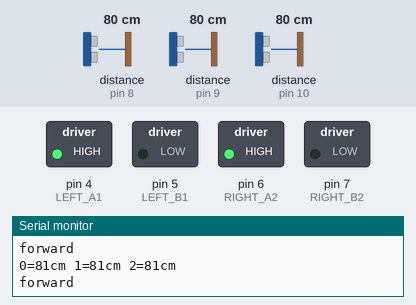
The sketch below on a simulated Arduino Uno, built with avr-gcc and run on an emulated ATmega328P. Shown: switched loads named in the sketch (green lamp = pin HIGH), the last lines printed to the serial monitor. The test bench sets the inputs (shaded band); at power-on: distance to the obstacle (sensors on pin 8, pin 9, pin 10) 80 cm. The echo pulse lasts 58.3 µs per cm.

Above: at 1.2 s.
1.3 s: distance to the obstacle (sensor on pin 8) set to 16 cm
4.3 s: distance to the obstacle (sensor on pin 8) set to 12 cm
At 6.3 s:
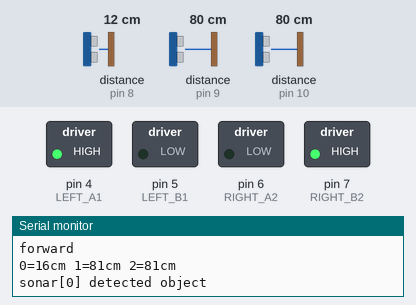
7.3 s: distance to the obstacle (sensor on pin 9) set to 17 cm
10.3 s: distance to the obstacle (sensor on pin 9) set to 13 cm
At 13.1 s:
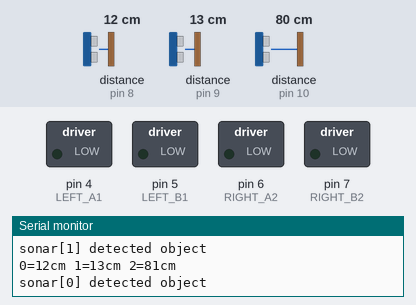
13.3 s: distance to the obstacle (sensor on pin 9) set to 18 cm
15.0 s: distance to the obstacle (sensor on pin 9) set to 2 cm
At 18.3 s:
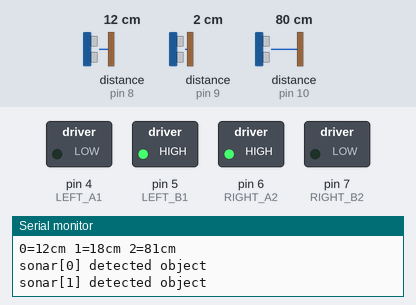
Timing chart, 0 to 19.0 s (numbered marks = the images above; inputs shaded):
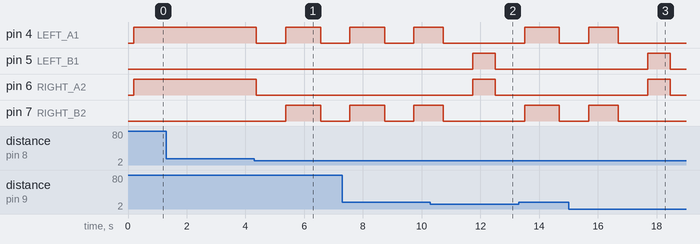

The sketch:

CODE_3Sensors_2Motor.ino
```cpp
#include <SoftwareSerial.h> //시리얼 통신 라이브러리 호출
#include <NewPing.h>

#define SONAR_NUM 3 // Number of sensors.
#define MAX_DISTANCE 200  // Maximum distance (in cm) to ping

#define SONAR1 8
#define SONAR2 9
#define SONAR3 10

//초음파 센서 PIN 설정
NewPing sonar[SONAR_NUM] = {  // Sensor object array.
  NewPing(SONAR1, SONAR1, MAX_DISTANCE), // Each sensor's trigger pin, echo pin, and max distance to ping.
  NewPing(SONAR2, SONAR2, MAX_DISTANCE),
  NewPing(SONAR3, SONAR3, MAX_DISTANCE)
};

//모터 PIN 설정
#define LEFT_A1 4 //왼쪽 바퀴
#define LEFT_B1 5 //왼쪽 바퀴
#define RIGHT_A2 6 //오른쪽 바퀴
#define RIGHT_B2 7 //오른쪽 바퀴

void setup() {
  Serial.begin(115200);   //시리얼모니터

  //모터 핀모드 설정
  pinMode(LEFT_A1, OUTPUT);
   pinMode(RIGHT_A2, OUTPUT);
  pinMode(LEFT_B1, OUTPUT);
  pinMode(RIGHT_B2, OUTPUT);
}

void loop() {
  for (uint8_t i = 0; i < SONAR_NUM; i++) { // Loop through each sensor and display results.
    delay(50); // Wait 50ms between pings (about 20 pings/sec). 29ms should be the shortest delay between pings.
    Serial.print(i);
    Serial.print("=");
    Serial.print(sonar[i].ping_cm());
    Serial.print("cm ");
  }
  Serial.println();

  // 기본 주행
  if(sonar[0].ping_cm() == 0 || sonar[1].ping_cm() == 0 || sonar[2].ping_cm() == 0) {
      Serial.println("forward");
      forward();
  }else{
    if(sonar[0].ping_cm() > 15 && sonar[1].ping_cm() > 15 && sonar[2].ping_cm() > 15){
      Serial.println("forward");
      forward();
    }else{
      // 좌측 sonar[0] 장애물감지시
      if(sonar[0].ping_cm() < 15) {
        Serial.println("sonar[0] detected object");
        stop(1000);
        right(500);
        delay(500);
      }

      // 중앙 sonar[1] 장애물 감지시
      if(sonar[1].ping_cm() < 15) {
        Serial.println("sonar[1] detected object");
        stop(1000);
        left(300);
        delay(300);
      }

      // 우측 sonar[2] 장애물 감지시
      if(sonar[2].ping_cm() < 15) {
        Serial.println("sonar[2] detected object");
        stop(1000);
        left(500);
        delay(500);
      }
   }
  }
}

void forward() {
  digitalWrite(LEFT_A1, HIGH);
  digitalWrite(LEFT_B1, LOW);
  digitalWrite(RIGHT_A2, HIGH);
  digitalWrite(RIGHT_B2, LOW);
}
void backward(int d) {
  digitalWrite(LEFT_A1, LOW);
  digitalWrite(LEFT_B1, HIGH);
  digitalWrite(RIGHT_A2, LOW);
  digitalWrite(RIGHT_B2, HIGH);
  delay(d);
}
void left(int d) {
  digitalWrite(LEFT_A1, LOW);
  digitalWrite(LEFT_B1, HIGH);
  digitalWrite(RIGHT_A2, HIGH);
  digitalWrite(RIGHT_B2, LOW);
  delay(d);
}
void right(int d) {
  digitalWrite(LEFT_A1, HIGH);
  digitalWrite(LEFT_B1, LOW);
  digitalWrite(RIGHT_A2, LOW);
  digitalWrite(RIGHT_B2, HIGH);
  delay(d);
}
void stop(int d) {
  digitalWrite(LEFT_A1, LOW);
  digitalWrite(LEFT_B1, LOW);
  digitalWrite(RIGHT_A2, LOW);
  digitalWrite(RIGHT_B2, LOW);
  delay(d);
}
```

Measured:
- the behaviour switches between 15 and 14 cm on distance to the obstacle (sensor on pin 8) (found by bisection; images 0 and 1)
- the behaviour switches between 15 and 14 cm on distance to the obstacle (sensor on pin 9) (found by bisection; images 1 and 2)
- after the input at 4.3 s, pin 4 (LEFT_A1): HIGH → LOW after 0.07 s, → HIGH 1.0 s later, → LOW 1.2 s later; pin 6 (RIGHT_A2): HIGH → LOW after 0.07 s; pin 7 (RIGHT_B2): LOW → HIGH after 1.1 s, → LOW 1.2 s later
- after the input at 10.3 s, pin 5 (LEFT_B1), pin 6 (RIGHT_A2): LOW → HIGH after 1.4 s, → LOW 0.78 s later
- after the input at 15.0 s, pin 5 (LEFT_B1), pin 6 (RIGHT_A2): LOW → HIGH after 2.7 s, → LOW 0.77 s later
